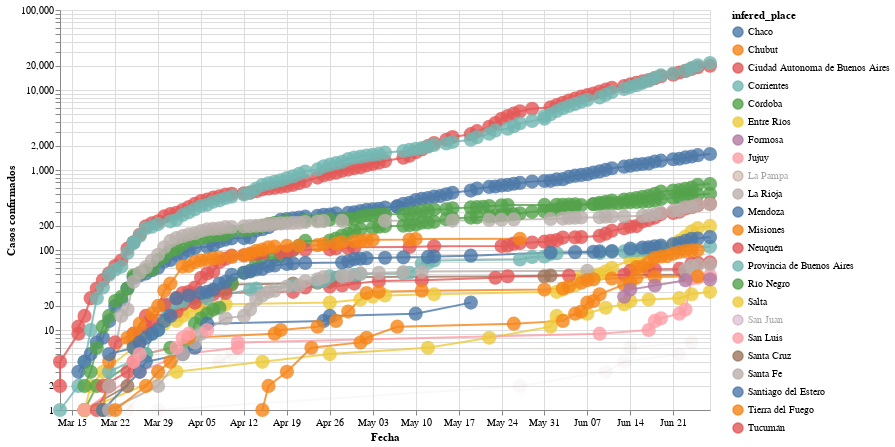

Notebook source saved alongside this figure:
### Markdown cell above
# Evolucion en el tiempo de la cantidad de casos totales

Haciendo Shift+Click en las provincias que se ven a la derecha, podemos agregar o quitar provincias al gráfico

### Code cell
#hide_input
plot_evolution(cnt_by_place[cnt_by_place >=10].index.tolist())#, xaxis='days_from_first_infection')

### Figure 1 — Vega-Lite specification as saved in the notebook (floating-point values rounded to 4 significant figures; data arrays with more than 128 entries replaced by an {"elided": "..."} marker saying what was removed)
{"config": {"view": {"continuousWidth": 400, "continuousHeight": 300}, "point": {"size": 200}, "title": {"align": "center"}}, "data": {"name": "data-57f82e35d20f5bfbf1c6448a7269c274"}, "mark": {"type": "line", "point": true, "radius": 150}, "encoding": {"color": {"type": "nominal", "field": "infered_place", "sort": ["Chaco", "Chubut", "Ciudad Autonoma de Buenos Aires", "Corrientes", "Córdoba", "Entre Ríos", "Formosa", "Jujuy", "La Pampa", "La Rioja", "Mendoza", "Misiones", "Neuquén", "Provincia de Buenos Aires", "Río Negro", "Salta", "San Juan", "San Luis", "Santa Cruz", "Santa Fe", "Santiago del Estero", "Tierra del Fuego", "Tucumán"]}, "opacity": {"condition": {"value": 0.8, "selection": "selector001"}, "value": 0.05}, "tooltip": [{"type": "nominal", "field": "place"}, {"type": "nominal", "field": "acum"}, {"type": "nominal", "field": "infered_place"}, {"type": "quantitative", "field": "infered_place_score"}, {"type": "quantitative", "field": "infected"}, {"type": "temporal", "field": "date"}, {"type": "quantitative", "field": "days_from_first_infection"}, {"type": "quantitative", "field": "cum_infected"}], "x": {"type": "temporal", "axis": {"title": "Fecha"}, "field": "date"}, "y": {"type": "quantitative", "axis": {"title": "Casos confirmados"}, "field": "cum_infected", "scale": {"type": "log"}}}, "height": 400, "selection": {"selector001": {"type": "multi", "fields": ["infered_place"], "bind": "legend", "init": [{"infered_place": "Chaco"}, {"infered_place": "Chubut"}, {"infered_place": "Ciudad Autonoma de Buenos Aires"}, {"infered_place": "Corrientes"}, {"infered_place": "Córdoba"}, {"infered_place": "Entre Ríos"}, {"infered_place": "Formosa"}, {"infered_place": "Jujuy"}, {"infered_place": "La Rioja"}, {"infered_place": "Mendoza"}, {"infered_place": "Misiones"}, {"infered_place": "Neuquén"}, {"infered_place": "Provincia de Buenos Aires"}, {"infered_place": "Río Negro"}, {"infered_place": "Salta"}, {"infered_place": "San Luis"}, {"infered_place": "Santa Cruz"}, {"infered_place": "Santa Fe"}, {"infered_place": "Santiago del Estero"}, {"infered_place": "Tierra del Fuego"}, {"infered_place": "Tucumán"}]}}, "width": 650, "$schema": "https://vega.github.io/schema/vega-lite/v4.8.1.json", "datasets": {"data-57f82e35d20f5bfbf1c6448a7269c274": {"elided": "897 records"}}}
